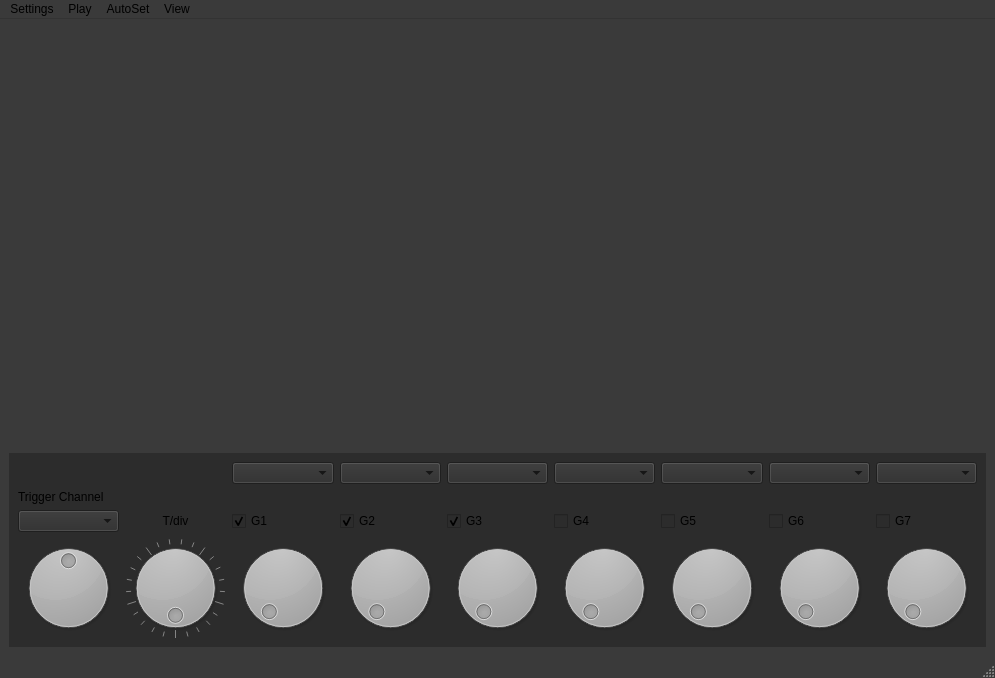
<?xml version="1.0" encoding="UTF-8"?>
<ui version="4.0">
 <class>MainWindow</class>
 <widget class="QMainWindow" name="MainWindow">
  <property name="windowModality">
   <enum>Qt::NonModal</enum>
  </property>
  <property name="geometry">
   <rect>
    <x>0</x>
    <y>0</y>
    <width>995</width>
    <height>678</height>
   </rect>
  </property>
  <property name="minimumSize">
   <size>
    <width>200</width>
    <height>200</height>
   </size>
  </property>
  <property name="palette">
   <palette>
    <active>
     <colorrole role="WindowText">
      <brush brushstyle="SolidPattern">
       <color alpha="255">
        <red>0</red>
        <green>0</green>
        <blue>0</blue>
       </color>
      </brush>
     </colorrole>
     <colorrole role="Button">
      <brush brushstyle="SolidPattern">
       <color alpha="255">
        <red>58</red>
        <green>58</green>
        <blue>58</blue>
       </color>
      </brush>
     </colorrole>
     <colorrole role="Light">
      <brush brushstyle="SolidPattern">
       <color alpha="255">
        <red>255</red>
        <green>255</green>
        <blue>255</blue>
       </color>
      </brush>
     </colorrole>
     <colorrole role="Midlight">
      <brush brushstyle="SolidPattern">
       <color alpha="255">
        <red>247</red>
        <green>247</green>
        <blue>247</blue>
       </color>
      </brush>
     </colorrole>
     <colorrole role="Dark">
      <brush brushstyle="SolidPattern">
       <color alpha="255">
        <red>120</red>
        <green>120</green>
        <blue>120</blue>
       </color>
      </brush>
     </colorrole>
     <colorrole role="Mid">
      <brush brushstyle="SolidPattern">
       <color alpha="255">
        <red>160</red>
        <green>160</green>
        <blue>160</blue>
       </color>
      </brush>
     </colorrole>
     <colorrole role="Text">
      <brush brushstyle="SolidPattern">
       <color alpha="255">
        <red>0</red>
        <green>0</green>
        <blue>0</blue>
       </color>
      </brush>
     </colorrole>
     <colorrole role="BrightText">
      <brush brushstyle="SolidPattern">
       <color alpha="255">
        <red>255</red>
        <green>255</green>
        <blue>255</blue>
       </color>
      </brush>
     </colorrole>
     <colorrole role="ButtonText">
      <brush brushstyle="SolidPattern">
       <color alpha="255">
        <red>0</red>
        <green>0</green>
        <blue>0</blue>
       </color>
      </brush>
     </colorrole>
     <colorrole role="Base">
      <brush brushstyle="SolidPattern">
       <color alpha="255">
        <red>58</red>
        <green>58</green>
        <blue>58</blue>
       </color>
      </brush>
     </colorrole>
     <colorrole role="Window">
      <brush brushstyle="SolidPattern">
       <color alpha="255">
        <red>58</red>
        <green>58</green>
        <blue>58</blue>
       </color>
      </brush>
     </colorrole>
     <colorrole role="Shadow">
      <brush brushstyle="SolidPattern">
       <color alpha="255">
        <red>0</red>
        <green>0</green>
        <blue>0</blue>
       </color>
      </brush>
     </colorrole>
     <colorrole role="AlternateBase">
      <brush brushstyle="SolidPattern">
       <color alpha="255">
        <red>247</red>
        <green>247</green>
        <blue>247</blue>
       </color>
      </brush>
     </colorrole>
     <colorrole role="ToolTipBase">
      <brush brushstyle="SolidPattern">
       <color alpha="255">
        <red>255</red>
        <green>255</green>
        <blue>220</blue>
       </color>
      </brush>
     </colorrole>
     <colorrole role="ToolTipText">
      <brush brushstyle="SolidPattern">
       <color alpha="255">
        <red>0</red>
        <green>0</green>
        <blue>0</blue>
       </color>
      </brush>
     </colorrole>
     <colorrole role="PlaceholderText">
      <brush brushstyle="SolidPattern">
       <color alpha="127">
        <red>0</red>
        <green>0</green>
        <blue>0</blue>
       </color>
      </brush>
     </colorrole>
     <colorrole role="Accent">
      <brush brushstyle="SolidPattern">
       <color alpha="255">
        <red>255</red>
        <green>255</green>
        <blue>255</blue>
       </color>
      </brush>
     </colorrole>
    </active>
    <inactive>
     <colorrole role="WindowText">
      <brush brushstyle="SolidPattern">
       <color alpha="255">
        <red>0</red>
        <green>0</green>
        <blue>0</blue>
       </color>
      </brush>
     </colorrole>
     <colorrole role="Button">
      <brush brushstyle="SolidPattern">
       <color alpha="255">
        <red>58</red>
        <green>58</green>
        <blue>58</blue>
       </color>
      </brush>
     </colorrole>
     <colorrole role="Light">
      <brush brushstyle="SolidPattern">
       <color alpha="255">
        <red>255</red>
        <green>255</green>
        <blue>255</blue>
       </color>
      </brush>
     </colorrole>
     <colorrole role="Midlight">
      <brush brushstyle="SolidPattern">
       <color alpha="255">
        <red>247</red>
        <green>247</green>
        <blue>247</blue>
       </color>
      </brush>
     </colorrole>
     <colorrole role="Dark">
      <brush brushstyle="SolidPattern">
       <color alpha="255">
        <red>120</red>
        <green>120</green>
        <blue>120</blue>
       </color>
      </brush>
     </colorrole>
     <colorrole role="Mid">
      <brush brushstyle="SolidPattern">
       <color alpha="255">
        <red>160</red>
        <green>160</green>
        <blue>160</blue>
       </color>
      </brush>
     </colorrole>
     <colorrole role="Text">
      <brush brushstyle="SolidPattern">
       <color alpha="255">
        <red>0</red>
        <green>0</green>
        <blue>0</blue>
       </color>
      </brush>
     </colorrole>
     <colorrole role="BrightText">
      <brush brushstyle="SolidPattern">
       <color alpha="255">
        <red>255</red>
        <green>255</green>
        <blue>255</blue>
       </color>
      </brush>
     </colorrole>
     <colorrole role="ButtonText">
      <brush brushstyle="SolidPattern">
       <color alpha="255">
        <red>0</red>
        <green>0</green>
        <blue>0</blue>
       </color>
      </brush>
     </colorrole>
     <colorrole role="Base">
      <brush brushstyle="SolidPattern">
       <color alpha="255">
        <red>58</red>
        <green>58</green>
        <blue>58</blue>
       </color>
      </brush>
     </colorrole>
     <colorrole role="Window">
      <brush brushstyle="SolidPattern">
       <color alpha="255">
        <red>58</red>
        <green>58</green>
        <blue>58</blue>
       </color>
      </brush>
     </colorrole>
     <colorrole role="Shadow">
      <brush brushstyle="SolidPattern">
       <color alpha="255">
        <red>0</red>
        <green>0</green>
        <blue>0</blue>
       </color>
      </brush>
     </colorrole>
     <colorrole role="AlternateBase">
      <brush brushstyle="SolidPattern">
       <color alpha="255">
        <red>247</red>
        <green>247</green>
        <blue>247</blue>
       </color>
      </brush>
     </colorrole>
     <colorrole role="ToolTipBase">
      <brush brushstyle="SolidPattern">
       <color alpha="255">
        <red>255</red>
        <green>255</green>
        <blue>220</blue>
       </color>
      </brush>
     </colorrole>
     <colorrole role="ToolTipText">
      <brush brushstyle="SolidPattern">
       <color alpha="255">
        <red>0</red>
        <green>0</green>
        <blue>0</blue>
       </color>
      </brush>
     </colorrole>
     <colorrole role="PlaceholderText">
      <brush brushstyle="SolidPattern">
       <color alpha="127">
        <red>0</red>
        <green>0</green>
        <blue>0</blue>
       </color>
      </brush>
     </colorrole>
     <colorrole role="Accent">
      <brush brushstyle="SolidPattern">
       <color alpha="255">
        <red>255</red>
        <green>255</green>
        <blue>255</blue>
       </color>
      </brush>
     </colorrole>
    </inactive>
    <disabled>
     <colorrole role="WindowText">
      <brush brushstyle="SolidPattern">
       <color alpha="255">
        <red>120</red>
        <green>120</green>
        <blue>120</blue>
       </color>
      </brush>
     </colorrole>
     <colorrole role="Button">
      <brush brushstyle="SolidPattern">
       <color alpha="255">
        <red>58</red>
        <green>58</green>
        <blue>58</blue>
       </color>
      </brush>
     </colorrole>
     <colorrole role="Light">
      <brush brushstyle="SolidPattern">
       <color alpha="255">
        <red>255</red>
        <green>255</green>
        <blue>255</blue>
       </color>
      </brush>
     </colorrole>
     <colorrole role="Midlight">
      <brush brushstyle="SolidPattern">
       <color alpha="255">
        <red>247</red>
        <green>247</green>
        <blue>247</blue>
       </color>
      </brush>
     </colorrole>
     <colorrole role="Dark">
      <brush brushstyle="SolidPattern">
       <color alpha="255">
        <red>120</red>
        <green>120</green>
        <blue>120</blue>
       </color>
      </brush>
     </colorrole>
     <colorrole role="Mid">
      <brush brushstyle="SolidPattern">
       <color alpha="255">
        <red>160</red>
        <green>160</green>
        <blue>160</blue>
       </color>
      </brush>
     </colorrole>
     <colorrole role="Text">
      <brush brushstyle="SolidPattern">
       <color alpha="255">
        <red>120</red>
        <green>120</green>
        <blue>120</blue>
       </color>
      </brush>
     </colorrole>
     <colorrole role="BrightText">
      <brush brushstyle="SolidPattern">
       <color alpha="255">
        <red>255</red>
        <green>255</green>
        <blue>255</blue>
       </color>
      </brush>
     </colorrole>
     <colorrole role="ButtonText">
      <brush brushstyle="SolidPattern">
       <color alpha="255">
        <red>120</red>
        <green>120</green>
        <blue>120</blue>
       </color>
      </brush>
     </colorrole>
     <colorrole role="Base">
      <brush brushstyle="SolidPattern">
       <color alpha="255">
        <red>58</red>
        <green>58</green>
        <blue>58</blue>
       </color>
      </brush>
     </colorrole>
     <colorrole role="Window">
      <brush brushstyle="SolidPattern">
       <color alpha="255">
        <red>58</red>
        <green>58</green>
        <blue>58</blue>
       </color>
      </brush>
     </colorrole>
     <colorrole role="Shadow">
      <brush brushstyle="SolidPattern">
       <color alpha="255">
        <red>0</red>
        <green>0</green>
        <blue>0</blue>
       </color>
      </brush>
     </colorrole>
     <colorrole role="AlternateBase">
      <brush brushstyle="SolidPattern">
       <color alpha="255">
        <red>240</red>
        <green>240</green>
        <blue>240</blue>
       </color>
      </brush>
     </colorrole>
     <colorrole role="ToolTipBase">
      <brush brushstyle="SolidPattern">
       <color alpha="255">
        <red>255</red>
        <green>255</green>
        <blue>220</blue>
       </color>
      </brush>
     </colorrole>
     <colorrole role="ToolTipText">
      <brush brushstyle="SolidPattern">
       <color alpha="255">
        <red>0</red>
        <green>0</green>
        <blue>0</blue>
       </color>
      </brush>
     </colorrole>
     <colorrole role="PlaceholderText">
      <brush brushstyle="SolidPattern">
       <color alpha="127">
        <red>120</red>
        <green>120</green>
        <blue>120</blue>
       </color>
      </brush>
     </colorrole>
     <colorrole role="Accent">
      <brush brushstyle="SolidPattern">
       <color alpha="255">
        <red>255</red>
        <green>255</green>
        <blue>255</blue>
       </color>
      </brush>
     </colorrole>
    </disabled>
   </palette>
  </property>
  <property name="acceptDrops">
   <bool>false</bool>
  </property>
  <property name="windowTitle">
   <string>Osciloscopio Digital IEC61850-9-2</string>
  </property>
  <property name="windowOpacity">
   <double>1.000000000000000</double>
  </property>
  <property name="autoFillBackground">
   <bool>false</bool>
  </property>
  <property name="styleSheet">
   <string notr="true"/>
  </property>
  <property name="documentMode">
   <bool>false</bool>
  </property>
  <property name="tabShape">
   <enum>QTabWidget::Rounded</enum>
  </property>
  <property name="dockNestingEnabled">
   <bool>false</bool>
  </property>
  <widget class="QWidget" name="centralwidget">
   <layout class="QGridLayout" name="gridLayout">
    <item row="0" column="0">
     <widget class="QSplitter" name="splitter">
      <property name="orientation">
       <enum>Qt::Vertical</enum>
      </property>
      <widget class="QCustomPlot" name="customPlot" native="true"/>
     </widget>
    </item>
    <item row="1" column="0">
     <widget class="QWidget" name="widget" native="true">
      <property name="minimumSize">
       <size>
        <width>100</width>
        <height>100</height>
       </size>
      </property>
      <property name="styleSheet">
       <string notr="true">background-color: rgb(44, 44, 44);</string>
      </property>
      <layout class="QGridLayout" name="gridLayout_2">
       <item row="0" column="2">
        <widget class="QComboBox" name="comboBox"/>
       </item>
       <item row="0" column="3">
        <widget class="QComboBox" name="comboBox_3"/>
       </item>
       <item row="1" column="7">
        <widget class="QLabel" name="label_7">
         <property name="text">
          <string/>
         </property>
         <property name="alignment">
          <set>Qt::AlignCenter</set>
         </property>
        </widget>
       </item>
       <item row="1" column="6">
        <widget class="QLabel" name="label_5">
         <property name="text">
          <string/>
         </property>
         <property name="alignment">
          <set>Qt::AlignCenter</set>
         </property>
        </widget>
       </item>
       <item row="5" column="7">
        <widget class="QDial" name="dial_7">
         <property name="minimum">
          <number>1</number>
         </property>
         <property name="maximum">
          <number>30</number>
         </property>
         <property name="pageStep">
          <number>1</number>
         </property>
         <property name="value">
          <number>1</number>
         </property>
         <property name="wrapping">
          <bool>false</bool>
         </property>
        </widget>
       </item>
       <item row="3" column="5">
        <widget class="QCheckBox" name="checkBox_5">
         <property name="text">
          <string>G4</string>
         </property>
         <property name="checked">
          <bool>false</bool>
         </property>
        </widget>
       </item>
       <item row="5" column="5">
        <widget class="QDial" name="dial_5">
         <property name="minimum">
          <number>1</number>
         </property>
         <property name="maximum">
          <number>30</number>
         </property>
         <property name="pageStep">
          <number>1</number>
         </property>
         <property name="value">
          <number>1</number>
         </property>
         <property name="wrapping">
          <bool>false</bool>
         </property>
        </widget>
       </item>
       <item row="5" column="8">
        <widget class="QDial" name="dial_8">
         <property name="minimum">
          <number>1</number>
         </property>
         <property name="maximum">
          <number>30</number>
         </property>
         <property name="pageStep">
          <number>1</number>
         </property>
         <property name="value">
          <number>1</number>
         </property>
         <property name="wrapping">
          <bool>false</bool>
         </property>
        </widget>
       </item>
       <item row="1" column="2">
        <widget class="QLabel" name="label_2">
         <property name="text">
          <string/>
         </property>
         <property name="alignment">
          <set>Qt::AlignCenter</set>
         </property>
        </widget>
       </item>
       <item row="1" column="8">
        <widget class="QLabel" name="label_6">
         <property name="text">
          <string/>
         </property>
         <property name="alignment">
          <set>Qt::AlignCenter</set>
         </property>
        </widget>
       </item>
       <item row="0" column="5">
        <widget class="QComboBox" name="comboBox_5"/>
       </item>
       <item row="1" column="4">
        <widget class="QLabel" name="label_3">
         <property name="text">
          <string/>
         </property>
         <property name="alignment">
          <set>Qt::AlignCenter</set>
         </property>
        </widget>
       </item>
       <item row="3" column="7">
        <widget class="QCheckBox" name="checkBox_7">
         <property name="text">
          <string>G6</string>
         </property>
         <property name="checked">
          <bool>false</bool>
         </property>
        </widget>
       </item>
       <item row="0" column="7">
        <widget class="QComboBox" name="comboBox_7"/>
       </item>
       <item row="3" column="6">
        <widget class="QCheckBox" name="checkBox_6">
         <property name="text">
          <string>G5</string>
         </property>
         <property name="checked">
          <bool>false</bool>
         </property>
        </widget>
       </item>
       <item row="3" column="4">
        <widget class="QCheckBox" name="checkBox_4">
         <property name="text">
          <string>G3</string>
         </property>
         <property name="checked">
          <bool>true</bool>
         </property>
        </widget>
       </item>
       <item row="5" column="2">
        <widget class="QDial" name="dial_2">
         <property name="minimum">
          <number>1</number>
         </property>
         <property name="maximum">
          <number>30</number>
         </property>
         <property name="pageStep">
          <number>1</number>
         </property>
         <property name="tracking">
          <bool>true</bool>
         </property>
         <property name="orientation">
          <enum>Qt::Horizontal</enum>
         </property>
         <property name="invertedAppearance">
          <bool>false</bool>
         </property>
         <property name="invertedControls">
          <bool>false</bool>
         </property>
         <property name="wrapping">
          <bool>false</bool>
         </property>
         <property name="notchTarget">
          <double>3.700000000000000</double>
         </property>
         <property name="notchesVisible">
          <bool>false</bool>
         </property>
        </widget>
       </item>
       <item row="1" column="3">
        <widget class="QLabel" name="label_4">
         <property name="text">
          <string/>
         </property>
         <property name="alignment">
          <set>Qt::AlignCenter</set>
         </property>
        </widget>
       </item>
       <item row="5" column="6">
        <widget class="QDial" name="dial_6">
         <property name="minimum">
          <number>1</number>
         </property>
         <property name="maximum">
          <number>30</number>
         </property>
         <property name="pageStep">
          <number>1</number>
         </property>
         <property name="value">
          <number>1</number>
         </property>
         <property name="wrapping">
          <bool>false</bool>
         </property>
        </widget>
       </item>
       <item row="0" column="8">
        <widget class="QComboBox" name="comboBox_8"/>
       </item>
       <item row="0" column="6">
        <widget class="QComboBox" name="comboBox_6"/>
       </item>
       <item row="0" column="4">
        <widget class="QComboBox" name="comboBox_4"/>
       </item>
       <item row="3" column="3">
        <widget class="QCheckBox" name="checkBox_3">
         <property name="text">
          <string>G2</string>
         </property>
         <property name="checked">
          <bool>true</bool>
         </property>
        </widget>
       </item>
       <item row="5" column="1">
        <widget class="QDial" name="dial">
         <property name="wrapping">
          <bool>true</bool>
         </property>
         <property name="notchTarget">
          <double>3.700000000000000</double>
         </property>
         <property name="notchesVisible">
          <bool>true</bool>
         </property>
        </widget>
       </item>
       <item row="3" column="8">
        <widget class="QCheckBox" name="checkBox_8">
         <property name="text">
          <string>G7</string>
         </property>
         <property name="checked">
          <bool>false</bool>
         </property>
        </widget>
       </item>
       <item row="5" column="4">
        <widget class="QDial" name="dial_4">
         <property name="minimum">
          <number>1</number>
         </property>
         <property name="maximum">
          <number>30</number>
         </property>
         <property name="pageStep">
          <number>1</number>
         </property>
         <property name="wrapping">
          <bool>false</bool>
         </property>
        </widget>
       </item>
       <item row="1" column="5">
        <widget class="QLabel" name="label_8">
         <property name="text">
          <string/>
         </property>
         <property name="alignment">
          <set>Qt::AlignCenter</set>
         </property>
        </widget>
       </item>
       <item row="3" column="2">
        <widget class="QCheckBox" name="checkBox_2">
         <property name="enabled">
          <bool>true</bool>
         </property>
         <property name="text">
          <string>G1</string>
         </property>
         <property name="checked">
          <bool>true</bool>
         </property>
         <property name="tristate">
          <bool>false</bool>
         </property>
        </widget>
       </item>
       <item row="5" column="3">
        <widget class="QDial" name="dial_3">
         <property name="minimum">
          <number>1</number>
         </property>
         <property name="maximum">
          <number>30</number>
         </property>
         <property name="pageStep">
          <number>1</number>
         </property>
         <property name="wrapping">
          <bool>false</bool>
         </property>
        </widget>
       </item>
       <item row="3" column="1">
        <widget class="QLabel" name="label">
         <property name="text">
          <string>T/div</string>
         </property>
         <property name="alignment">
          <set>Qt::AlignCenter</set>
         </property>
        </widget>
       </item>
       <item row="5" column="0">
        <widget class="QDial" name="dial_9">
         <property name="minimum">
          <number>-500</number>
         </property>
         <property name="maximum">
          <number>500</number>
         </property>
        </widget>
       </item>
       <item row="3" column="0">
        <widget class="QComboBox" name="comboBox_2"/>
       </item>
       <item row="1" column="0">
        <widget class="QLabel" name="label_9">
         <property name="text">
          <string>Trigger Channel</string>
         </property>
        </widget>
       </item>
      </layout>
     </widget>
    </item>
   </layout>
  </widget>
  <widget class="QStatusBar" name="statusbar"/>
  <widget class="QMenuBar" name="menubar">
   <property name="geometry">
    <rect>
     <x>0</x>
     <y>0</y>
     <width>995</width>
     <height>21</height>
    </rect>
   </property>
   <widget class="QMenu" name="menuSettings">
    <property name="title">
     <string>Settings</string>
    </property>
    <addaction name="actionCheck_Devices"/>
    <addaction name="separator"/>
    <addaction name="actionSet_svID"/>
   </widget>
   <widget class="QMenu" name="menuPlay">
    <property name="title">
     <string>Play</string>
    </property>
    <addaction name="actionStart"/>
    <addaction name="actionSinglw"/>
   </widget>
   <widget class="QMenu" name="menuAutoSet">
    <property name="title">
     <string>AutoSet</string>
    </property>
    <addaction name="actionInit"/>
    <addaction name="actionRestore"/>
   </widget>
   <widget class="QMenu" name="menuView">
    <property name="title">
     <string>View</string>
    </property>
    <addaction name="actionShow_Messages"/>
    <addaction name="actionShow_Settings"/>
   </widget>
   <addaction name="menuSettings"/>
   <addaction name="menuPlay"/>
   <addaction name="menuAutoSet"/>
   <addaction name="menuView"/>
  </widget>
  <action name="actioninit">
   <property name="text">
    <string>Play</string>
   </property>
  </action>
  <action name="actionChange_Ethernet">
   <property name="text">
    <string>Change Ethernet</string>
   </property>
  </action>
  <action name="actionCheck_Devices">
   <property name="text">
    <string>Check Devices</string>
   </property>
  </action>
  <action name="actionGet_MAC">
   <property name="text">
    <string>Get MAC</string>
   </property>
  </action>
  <action name="actionSet_svID">
   <property name="text">
    <string>Set Settings</string>
   </property>
  </action>
  <action name="actionStart">
   <property name="text">
    <string>Start</string>
   </property>
  </action>
  <action name="actionShow_Messages">
   <property name="text">
    <string>Show Messages</string>
   </property>
  </action>
  <action name="actionInit">
   <property name="text">
    <string>Init</string>
   </property>
  </action>
  <action name="actionRestore">
   <property name="text">
    <string>Restore</string>
   </property>
  </action>
  <action name="actionShow_Settings">
   <property name="text">
    <string>Print Settings</string>
   </property>
  </action>
  <action name="actionSinglw">
   <property name="text">
    <string>Single</string>
   </property>
  </action>
 </widget>
 <customwidgets>
  <customwidget>
   <class>QCustomPlot</class>
   <extends>QWidget</extends>
   <header location="global">qcustomplot.h</header>
   <container>1</container>
  </customwidget>
 </customwidgets>
 <resources/>
 <connections/>
</ui>
